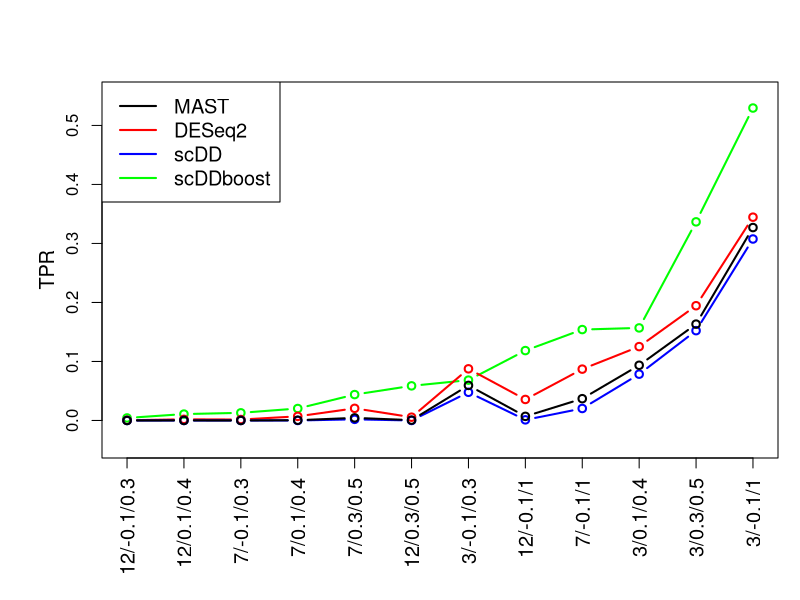

Generate this figure with R: (Note: this script raises an error after producing the figure.)
library(ggplot2)

#True positive rate, False positive rate, FDR order from K = 3, 7, 15 and (0.1,0.4), (-0.1, 0.3), (0.3, 0.5) , (-0.1,1)


NM = c("3/0.1/0.4","3/-0.1/0.3","3/0.3/0.5","3/-0.1/1","7/0.1/0.4","7/-0.1/0.3","7/0.3/0.5","7/-0.1/1","12/0.1/0.4","12/-0.1/0.3","12/0.3/0.5","12/-0.1/1")

# MAST
TP_mst = c(0.0928,0.0559,0.165,0.31,0.0008,0,0.006,0.041,0,0,0.00029,0.006)
FP_mst = c(0.00215,0.002,0.005,0.007,0,0,0,0.001,0,0,0,0.00014)
FDR_mst = c(0.0226,0.037,0.03,0.023,0,0,0,0.023,0,0,0,0.023)

## averaged
TP_mst = c(0.0935477293558306,0.059422287557921,0.163277697388529,0.326946595016891, 0.000438889862535919 ,0 ,0.0044004030265657, 0.0369265104694434, 4.0131631752147e-05, 0 ,0.000600359211755526, 0.00696897226833097)
FDR_mst = c(0.0223510843397565,0.0332726168791743 ,0.0292360221937687, 0.0250555213133359, 0, 0, 0, 0.0200426996645026, 0, 0, 0 ,0.0164886515353805)

# scDD
TP_sc = c(0.077,0.0434,0.148,0.283,0,0,0.003,0.028,0,0,0,0.00029)
FP_sc = c(0.0019,0.0017,0.0036,0.0045,0,0,0,0.0004,0,0,0,0)
FDR_sc = c(0.024,0.038,0.024,0.015,0,0,0,0.015,0,0,0,0)

## averaged
TP_sc = c(0.078472367407583 ,0.0477625083933143 ,0.152223787023182 ,0.307543794763962 ,0 ,0 ,0.00192147848087754, 0.0203012141976339, 0 ,0 ,0 ,0.00104322051748999)
FDR_sc = c(0.0200777294444841, 0.0329365079365079, 0.0278499367364991, 0.0181994883327778, 0 ,0, 0, 0.00778210116731518 ,0 ,0 ,0 ,0.0192307692307692)

# DESeq2
TP_des = c(0.123,0.083,0.191,0.33,0.0096,0.0027,0.0232,0.085,0.00094,0.057,0.00326,0.057)
FP_des = c(0.0049,0.0025,0.008,0.013,0.0003,0,0.0005,0.0025,0,0.0008,0.00007,0.0008)
FDR_des = c(0.038,0.03,0.04,0.039,0.03,0,0.023,0.028,0,0.013,0.021,0.013)

## averaged
TP_des = c(0.125187940734741, 0.0875377641984881, 0.194464953305644 ,0.344520562728398 ,0.00698637937332203 ,0.00159128390529645 ,0.0205572266898797 ,0.0870107506864049 ,0.00192147253052302 ,0.000361184685769323, 0.00556355752474249 ,0.0356019108271681)
FDR_des = c(0.0385879065150305 ,0.0382300884955752 ,0.0335727839522906 ,0.035162875751485 ,0.0521978021978022, 0 ,0.0265809782910444, 0.0241730046031418 ,0 ,0 ,0.0133333333333333 ,0.0144166666666667)

# scDDboost
TP_scb = c(0.0966,0.0288,0.34,0.52,0.0316,0.0225,0.039,0.23,0,0.006,0.00065,0.027)
FP_scb = c(0,0,0.0053,0.022,0.0003,0,0,0.002,0,0,0,0)
FDR_scb = c(0,0,0.0155,0.021,0.01,0,0,0.009,0,0,0,0)

## averaged
TP_scb = c(0.156857555007189, 0.0683664831523706, 0.336601673010924, 0.529493914469864, 0.0202716314516743 ,0.0129476618162813 ,0.0438871905930861 ,0.154063337462581, 0.0108173688471546, 0.00427409569896207 ,0.0586650807845709 ,0.118452280067024)
FDR_scb = c(0.00243427458617332 ,0 ,0.0109567298011205 ,0.0226490887796029, 0.00513698630136986, 0 ,0 ,0.00447690857681433, 0 ,0, 0, 0.00153172866520788)

pdf("simuTPR.pdf", height = 6, width = 10)
par(mar=c(7,5,4,1)+.1)
ORD = order(TP_scb)
plot(TP_scb[ORD], type = "b", lwd = 2, col = "green",
     ylab = "", xaxt = 'n', xlab = "", ylim = c(-0.04,0.55))
mtext("TPR", side=2, line=2.2, cex=1.2, yaxt = 'n')
lines(TP_des[ORD] , type = "b", lwd = 2, col = "red")
lines( TP_sc[ORD] , type = "b", lwd = 2, col = "blue")
lines( TP_mst[ORD] , type = "b", lwd = 2)
axis(1, at=1:12, labels = NM[ORD],cex.axis= 1.2, las = 2)
legend("topleft", legend=c("MAST", "DESeq2", "scDD", "scDDboost"),
       col=c("black", "red", "blue","green"),lty = 1, cex = 1.2,lwd = 2)
dev.off()
polygon( c(1,1, 4.5 ,4.5) , c(-0.04,-0.005,-0.005,-0.04) , col="lightgrey",
         border=FALSE )
text( 3,  -0.02, "3" )

polygon( c(4.5,4.5, 8.5 ,8.5) , c(-0.04,-0.005,-0.005,-0.04) , col="magenta",
         border=FALSE )
text( 6.5,  -0.02, "7" )

polygon( c(8.5,8.5, 12 ,12) , c(-0.04,-0.005,-0.005,-0.04) , col="yellow",
         border=FALSE )
text( 10.5,  -0.02, "15" )
dev.off()


pdf("simuFPR.pdf", height = 6, width = 10)
par(mar=c(7,5,4,1)+.1)
plot(FP_scb, type = "b", lwd = 2, col = "green", 
     ylab = "", xaxt = 'n', xlab = "K", ylim = c(-0.025/4,0.05))
mtext("FPR", side=2, line=2.2, cex=1.2, yaxt = 'n')
lines(FP_des , type = "b", lwd = 2, col = "red")
lines( FP_sc , type = "b", lwd = 2, col = "blue")
lines( FP_mst , type = "b", lwd = 2)
#axis(1, at=1:12, cex.axis= 1.2, las = 2) 
legend("topleft", legend=c("MAST", "DESeq2", "scDD", "scDDboost"),
       col=c("black", "red", "blue","green"),lty = 1, cex = 1.2,lwd = 2)
polygon( c(1,1, 4.5 ,4.5) , c(-0.025/4,-0.001,-0.001,-0.025/4) , col="lightgrey",
         border=FALSE )
text( 3,  -0.015/4, "3" )

polygon( c(4.5,4.5, 8.5 ,8.5) , c(-0.025/4,-0.001,-0.001,-0.025/4) , col="magenta",
         border=FALSE )
text( 6.5,  -0.015/4, "7" )

polygon( c(8.5,8.5, 12 ,12) , c(-0.025/4,-0.001,-0.001,-0.025/4) , col="yellow",
         border=FALSE )
text( 10.5,  -0.015/4, "15" )
dev.off()

pdf("simuFDR.pdf", height = 6, width = 10)
par(mar=c(7,5,4,1)+.1)
plot(FDR_scb[ORD], type = "b", lwd = 2, col = "green",
ylab = "", xaxt = 'n', xlab = "K", ylim = c(-0.025 / 2,0.1))
abline(a=0.05,b=0,lwd = 2,lty = 2,col = "orange")
mtext("FDR", side=2, line=2.2, cex=1.2, yaxt = 'n')
lines(FDR_des[ORD] , type = "b", lwd = 2, col = "red")
lines( FDR_sc[ORD] , type = "b", lwd = 2, col = "blue")
lines( FDR_mst[ORD] , type = "b", lwd = 2)
axis(1, at=1:12, labels = NM[ORD],cex.axis= 1.2, las = 2)
legend("topleft", legend=c("MAST", "DESeq2", "scDD", "scDDboost"),
col=c("black", "red", "blue","green"),lty = 1, cex = 1.2,lwd = 2)
dev.off()
polygon( c(1,1, 4.5 ,4.5) , c(-0.025 / 2,-0.003,-0.003,-0.025 / 2) , col="lightgrey",
border=FALSE )
text( 3,  -0.015 / 2, "3" )

polygon( c(4.5,4.5, 8.5 ,8.5) , c(-0.025 / 2,-0.003,-0.003,-0.025 / 2) , col="magenta",
border=FALSE )
text( 6.5,  -0.015 / 2, "7" )

polygon( c(8.5,8.5, 12 ,12) , c(-0.025 / 2,-0.003,-0.003,-0.025 / 2) , col="yellow",
border=FALSE )
text( 10.5,  -0.015 / 2, "15" )
dev.off()
